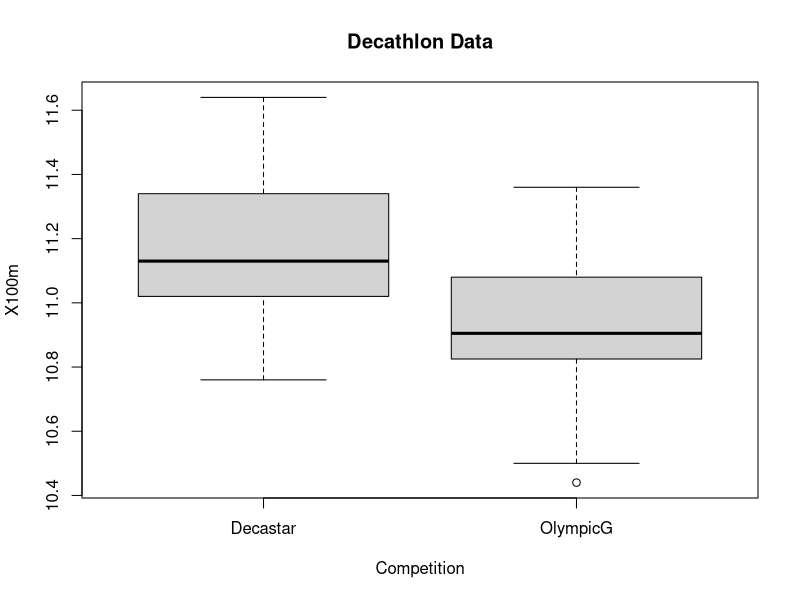
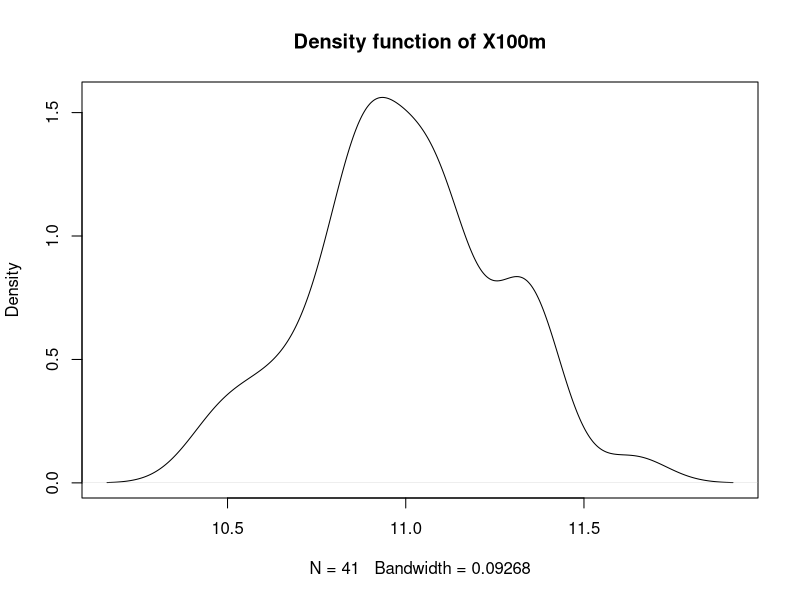
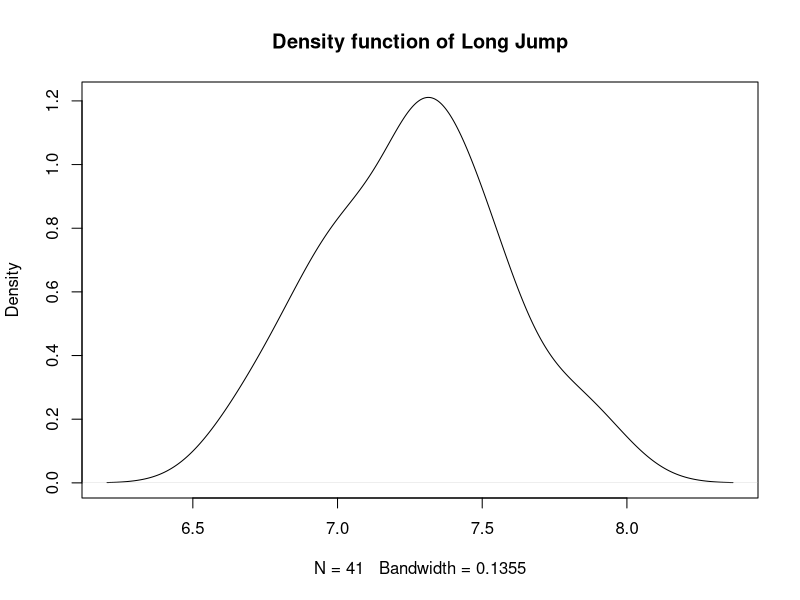
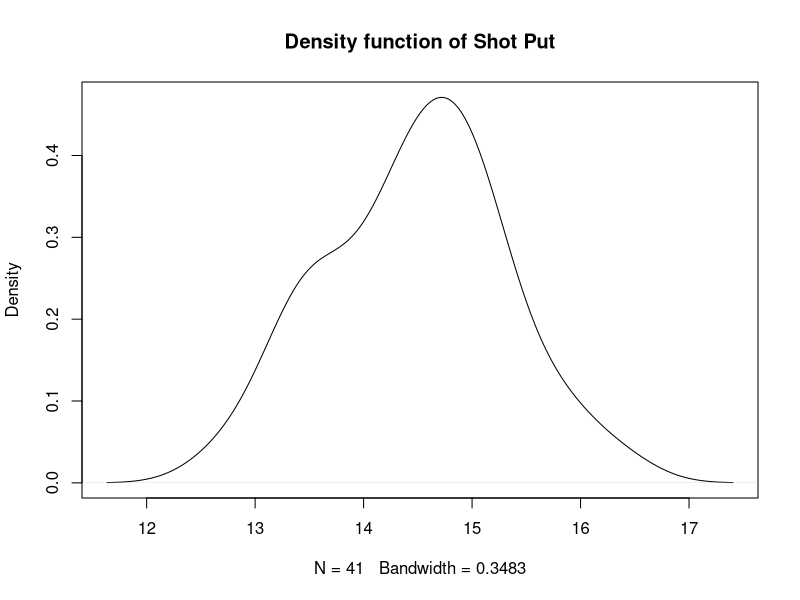
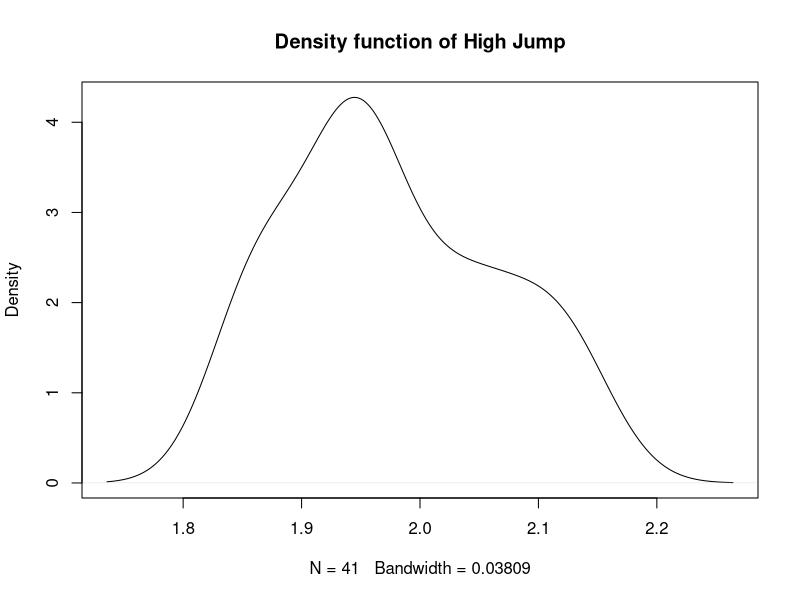
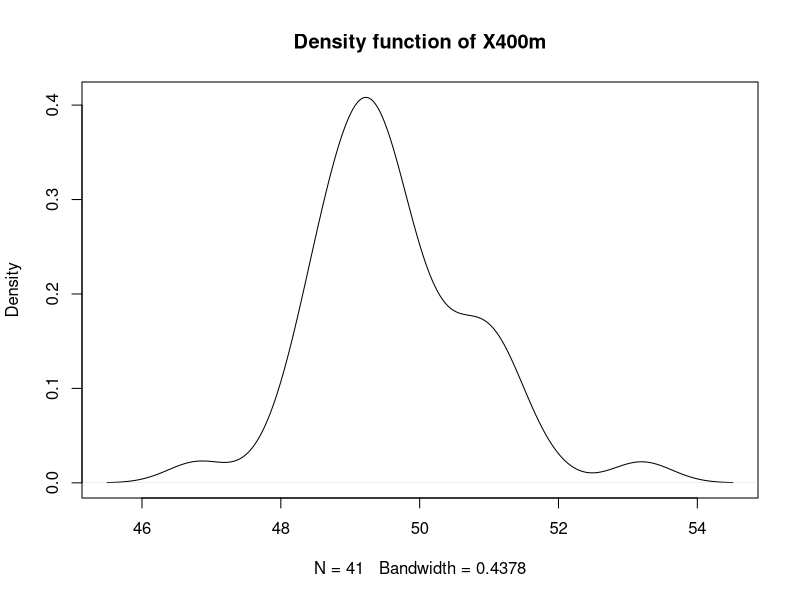
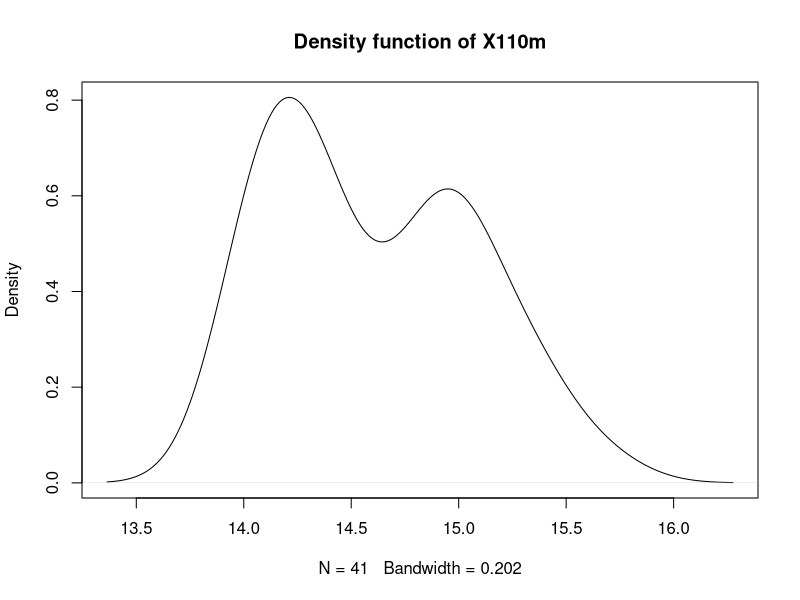
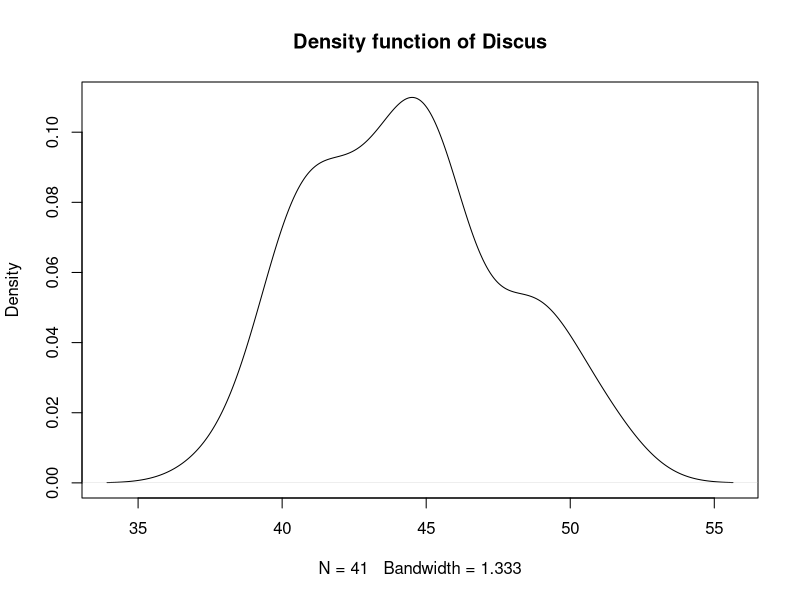

The R source for these figures, in order:
#Question 1
#a)
decathlon <- read.csv("decathlon.csv") #Import the decathlon data 
boxplot(X100m ~ Competition, data=decathlon, main="Decathlon Data")

#b)
decathlon$new_category<-cut(decathlon$X100m, c(0,11,20)) #Cutting on 11
levels(decathlon$new_category)<-c("Lower than 11s","Higher than 11s") #Categorizing

tab<-table(decathlon$new_category, decathlon$Competition) #New table with the new category
tab
margin.table(tab)
chisq.test(tab)

#c)
plot(density(decathlon$X100m),main="Density function of X100m")
plot(density(decathlon$Long.jump),main="Density function of Long Jump")
plot(density(decathlon$Shot.put),main="Density function of Shot Put")
plot(density(decathlon$High.jump),main="Density function of High Jump")
plot(density(decathlon$X400m),main="Density function of X400m")
plot(density(decathlon$X110m.hurdle),main="Density function of X110m")
plot(density(decathlon$Discus),main="Density function of Discus")
plot(density(decathlon$Pole.vault),main="Density function of Pole")
plot(density(decathlon$Javeline),main="Density function of Javeline")
plot(density(decathlon$X1500m),main="Density function of X1500m")

#d)
n1<-rnorm(50, mean=5, sd=7)
n2<-rnorm(50, mean=5, sd=3)
n3<-rnorm(50, mean=8, sd=7)

t.test(n1, n2, var.equal = TRUE)
t.test(n2, n3, var.equal = TRUE)
t.test(n1, n3, var.equal = TRUE)

#e)
t.test(decathlon$X100m ~ decathlon$Competition, var.equal=TRUE)
t.test(decathlon$X400m ~ decathlon$Competition, var.equal=TRUE)



